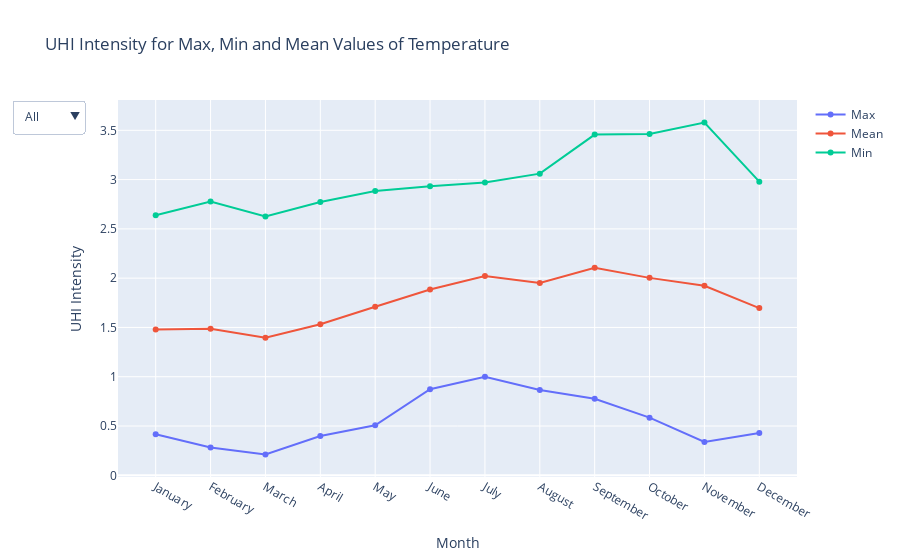

The cell this chart's notebook holds for it:
### Markdown cell above
### Plots

### Code cell
"""
This code reads the UHI intensity data from the CSV files and creates a line chart using the `plotly.graph_objects` module. 
The resulting chart displays the UHI intensity values for maximum, mean, and minimum temperature values across different months. 
The chart includes a title, x-axis label, and y-axis label.

To run this code and visualize the UHI intensity values, make sure you have the necessary libraries imported and the required CSV 
files available in the specified file paths.
"""

df_max = pd.read_csv("UHI_intensityMaximum T.csv")
df_mean = pd.read_csv("UHI_intensityMean T.csv")
df_min = pd.read_csv("UHI_intensityMinimum T.csv")


fig = go.Figure()

fig.add_trace(go.Scatter(x=df_max["Month"], y=df_max["Mean"],
                    mode='lines+markers',
                    name='Max'))
fig.add_trace(go.Scatter(x=df_mean["Month"], y=df_mean["Mean"],
                    mode='lines+markers',
                    name='Mean'))
fig.add_trace(go.Scatter(x=df_min["Month"], y=df_min["Mean"],
                    mode='lines+markers',
                    name='Min'))


fig.update_layout(
    updatemenus=[
        dict(
            active=0,
            buttons=list([
                dict(label="All",
                     method="update",
                     args=[{"visible": [True, True, True]},
                           {"title": "UHI Intensity for Max, Min and Mean Values of Temperature",
                            "annotations": []}]),
                dict(label="Min",
                     method="update",
                     args=[{"visible": [False, False, True]},
                           {"title": "UHI Intensity for Minimum Values of Temperature",
                            "annotations": []}]),
                dict(label="Max",
                     method="update",
                     args=[{"visible": [True, False, False]},
                           {"title": "UHI Intensity for Maximum Values of Temperature",
                            "annotations": []}]),
                dict(label="Mean",
                     method="update",
                     args=[{"visible": [False, True, False]},
                           {"title": "UHI Intensity for Mean Values of Temperature",
                            "annotations": []}]),
            ]),
        )
    ])

fig.update_layout(title='UHI Intensity for Max, Min and Mean Values of Temperature',
                   xaxis_title='Month',
                   yaxis_title='UHI Intensity')

fig.show()
fig.write_image("fig1.pdf")

### Figure 1 — Plotly figure (JSON) as saved in the notebook; plotly's stock layout.template omitted (floating-point values rounded to 4 significant figures)
{"data": [{"mode": "lines+markers", "name": "Max", "type": "scatter", "x": ["January", "February", "March", "April", "May", "June", "July", "August", "September", "October", "November", "December"], "y": [0.4173, 0.2814, 0.212, 0.3981, 0.5071, 0.8732, 0.9994, 0.8644, 0.7767, 0.5851, 0.3379, 0.4285]}, {"mode": "lines+markers", "name": "Mean", "type": "scatter", "x": ["January", "February", "March", "April", "May", "June", "July", "August", "September", "October", "November", "December"], "y": [1.479, 1.486, 1.397, 1.532, 1.71, 1.886, 2.021, 1.951, 2.105, 2.003, 1.923, 1.697]}, {"mode": "lines+markers", "name": "Min", "type": "scatter", "x": ["January", "February", "March", "April", "May", "June", "July", "August", "September", "October", "November", "December"], "y": [2.638, 2.777, 2.627, 2.772, 2.883, 2.931, 2.97, 3.06, 3.456, 3.463, 3.578, 2.979]}], "layout": {"title": {"text": "UHI Intensity for Max, Min and Mean Values of Temperature"}, "updatemenus": [{"active": 0, "buttons": [{"args": [{"visible": [true, true, true]}, {"annotations": [], "title": "UHI Intensity for Max, Min and Mean Values of Temperature"}], "label": "All", "method": "update"}, {"args": [{"visible": [false, false, true]}, {"annotations": [], "title": "UHI Intensity for Minimum Values of Temperature"}], "label": "Min", "method": "update"}, {"args": [{"visible": [true, false, false]}, {"annotations": [], "title": "UHI Intensity for Maximum Values of Temperature"}], "label": "Max", "method": "update"}, {"args": [{"visible": [false, true, false]}, {"annotations": [], "title": "UHI Intensity for Mean Values of Temperature"}], "label": "Mean", "method": "update"}]}], "xaxis": {"title": {"text": "Month"}}, "yaxis": {"title": {"text": "UHI Intensity"}}}}
